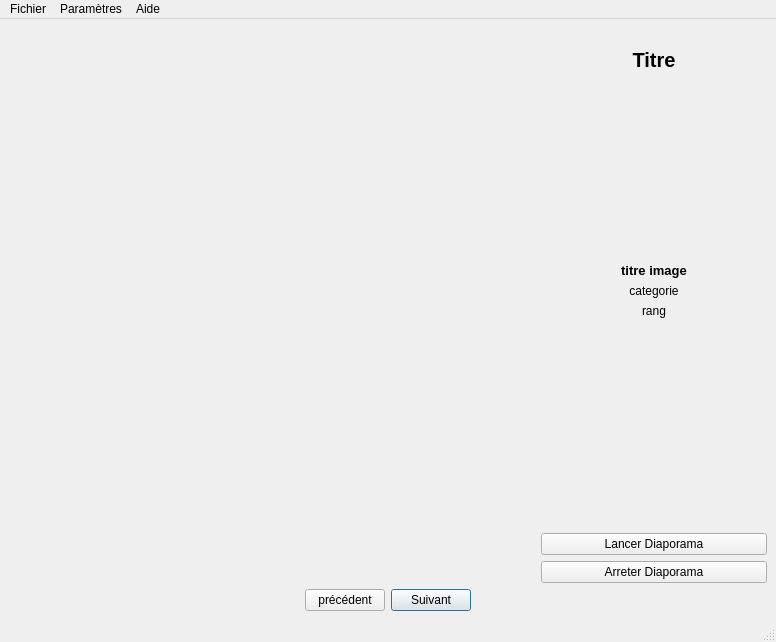
<?xml version="1.0" encoding="UTF-8"?>
<ui version="4.0">
 <class>lecteurVue</class>
 <widget class="QMainWindow" name="lecteurVue">
  <property name="geometry">
   <rect>
    <x>0</x>
    <y>0</y>
    <width>776</width>
    <height>642</height>
   </rect>
  </property>
  <property name="windowTitle">
   <string>lecteurVue</string>
  </property>
  <widget class="QWidget" name="layoutGlobal">
   <layout class="QVBoxLayout" name="verticalLayout_2" stretch="9,1">
    <item>
     <layout class="QHBoxLayout" name="layoutMain" stretch="7,3">
      <item>
       <widget class="QLabel" name="imageDiapo">
        <property name="text">
         <string/>
        </property>
        <property name="pixmap">
         <pixmap resource="../cartesDisney/images.qrc">:/images/Disney_tapis.png</pixmap>
        </property>
       </widget>
      </item>
      <item>
       <layout class="QVBoxLayout" name="layoutinfomations" stretch="0,0,0,0,0,0,0">
        <property name="topMargin">
         <number>20</number>
        </property>
        <item>
         <widget class="QLabel" name="lTitreDiaporama">
          <property name="sizePolicy">
           <sizepolicy hsizetype="Preferred" vsizetype="MinimumExpanding">
            <horstretch>0</horstretch>
            <verstretch>0</verstretch>
           </sizepolicy>
          </property>
          <property name="font">
           <font>
            <pointsize>15</pointsize>
            <bold>true</bold>
            <kerning>true</kerning>
           </font>
          </property>
          <property name="text">
           <string>Titre</string>
          </property>
          <property name="alignment">
           <set>Qt::AlignHCenter|Qt::AlignTop</set>
          </property>
         </widget>
        </item>
        <item>
         <widget class="QLabel" name="lTitreImage">
          <property name="sizePolicy">
           <sizepolicy hsizetype="Preferred" vsizetype="Maximum">
            <horstretch>0</horstretch>
            <verstretch>0</verstretch>
           </sizepolicy>
          </property>
          <property name="font">
           <font>
            <pointsize>10</pointsize>
            <bold>true</bold>
           </font>
          </property>
          <property name="text">
           <string>titre image</string>
          </property>
          <property name="alignment">
           <set>Qt::AlignCenter</set>
          </property>
         </widget>
        </item>
        <item>
         <widget class="QLabel" name="lCatrgorieImage">
          <property name="sizePolicy">
           <sizepolicy hsizetype="Preferred" vsizetype="Maximum">
            <horstretch>0</horstretch>
            <verstretch>0</verstretch>
           </sizepolicy>
          </property>
          <property name="text">
           <string>categorie</string>
          </property>
          <property name="alignment">
           <set>Qt::AlignCenter</set>
          </property>
         </widget>
        </item>
        <item>
         <widget class="QLabel" name="lRangImage">
          <property name="sizePolicy">
           <sizepolicy hsizetype="Preferred" vsizetype="Maximum">
            <horstretch>0</horstretch>
            <verstretch>0</verstretch>
           </sizepolicy>
          </property>
          <property name="text">
           <string>rang</string>
          </property>
          <property name="alignment">
           <set>Qt::AlignCenter</set>
          </property>
         </widget>
        </item>
        <item>
         <spacer name="verticalSpacer">
          <property name="orientation">
           <enum>Qt::Vertical</enum>
          </property>
          <property name="sizeType">
           <enum>QSizePolicy::Expanding</enum>
          </property>
          <property name="sizeHint" stdset="0">
           <size>
            <width>20</width>
            <height>60</height>
           </size>
          </property>
         </spacer>
        </item>
        <item>
         <widget class="QPushButton" name="bLancerDiaporama">
          <property name="text">
           <string>Lancer Diaporama</string>
          </property>
         </widget>
        </item>
        <item>
         <widget class="QPushButton" name="bArreterDiaporama">
          <property name="text">
           <string>Arreter Diaporama</string>
          </property>
         </widget>
        </item>
       </layout>
      </item>
     </layout>
    </item>
    <item>
     <layout class="QHBoxLayout" name="layoutBoutonAction" stretch="0,0,0,0">
      <item>
       <spacer name="spacerGauche">
        <property name="orientation">
         <enum>Qt::Horizontal</enum>
        </property>
        <property name="sizeHint" stdset="0">
         <size>
          <width>40</width>
          <height>20</height>
         </size>
        </property>
       </spacer>
      </item>
      <item>
       <widget class="QPushButton" name="bPrecedent">
        <property name="sizePolicy">
         <sizepolicy hsizetype="Fixed" vsizetype="Fixed">
          <horstretch>0</horstretch>
          <verstretch>0</verstretch>
         </sizepolicy>
        </property>
        <property name="text">
         <string>précédent</string>
        </property>
        <property name="shortcut">
         <string>B</string>
        </property>
       </widget>
      </item>
      <item>
       <widget class="QPushButton" name="bSuivant">
        <property name="sizePolicy">
         <sizepolicy hsizetype="Fixed" vsizetype="Fixed">
          <horstretch>0</horstretch>
          <verstretch>0</verstretch>
         </sizepolicy>
        </property>
        <property name="text">
         <string>Suivant</string>
        </property>
        <property name="shortcut">
         <string>N</string>
        </property>
        <property name="default">
         <bool>true</bool>
        </property>
       </widget>
      </item>
      <item>
       <spacer name="spacerDroit">
        <property name="orientation">
         <enum>Qt::Horizontal</enum>
        </property>
        <property name="sizeHint" stdset="0">
         <size>
          <width>40</width>
          <height>20</height>
         </size>
        </property>
       </spacer>
      </item>
     </layout>
    </item>
   </layout>
  </widget>
  <widget class="QMenuBar" name="menubar">
   <property name="geometry">
    <rect>
     <x>0</x>
     <y>0</y>
     <width>776</width>
     <height>22</height>
    </rect>
   </property>
   <widget class="QMenu" name="menuParametres">
    <property name="title">
     <string>Paramètres</string>
    </property>
    <addaction name="actionCharger_diaporama"/>
    <addaction name="actionEnlever_le_diaporama"/>
    <addaction name="actionVitesse_de_defilement"/>
   </widget>
   <widget class="QMenu" name="menuFichier">
    <property name="title">
     <string>Fichier</string>
    </property>
    <addaction name="actionQuitter"/>
   </widget>
   <widget class="QMenu" name="menuAide">
    <property name="title">
     <string>Aide</string>
    </property>
    <addaction name="actionA_propos"/>
   </widget>
   <addaction name="menuFichier"/>
   <addaction name="menuParametres"/>
   <addaction name="menuAide"/>
  </widget>
  <widget class="QStatusBar" name="statusbar"/>
  <action name="actionQuitter">
   <property name="text">
    <string>Quitter</string>
   </property>
  </action>
  <action name="actionVitesse_de_defilement">
   <property name="text">
    <string>Vitesse de défilement</string>
   </property>
  </action>
  <action name="actionEnlever_le_diaporama">
   <property name="text">
    <string>Enlever diaporama</string>
   </property>
  </action>
  <action name="actionA_propos">
   <property name="text">
    <string>A propos</string>
   </property>
  </action>
  <action name="actionCharger_diaporama">
   <property name="text">
    <string>Charger diaporama</string>
   </property>
  </action>
 </widget>
 <resources>
  <include location="../cartesDisney/images.qrc"/>
 </resources>
 <connections/>
</ui>
